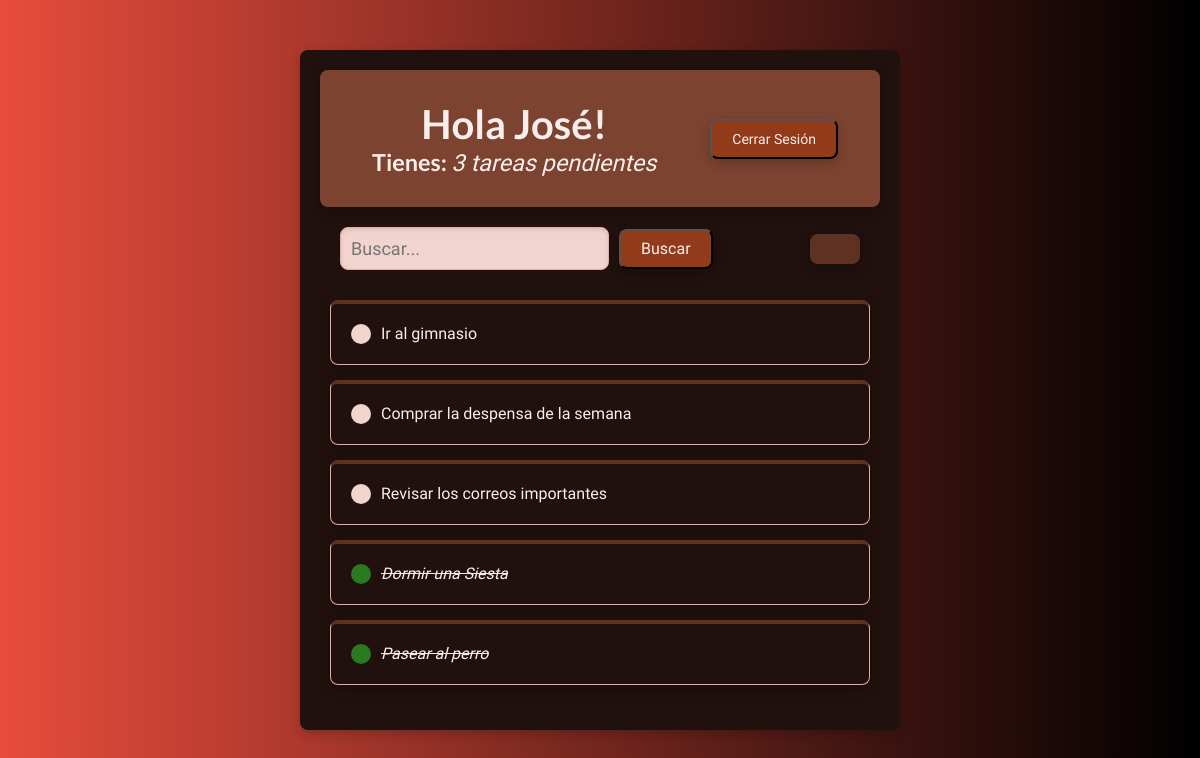
Screenshot of / (signed in) with the database file from the repository.
### todo/models.py (models this page shows)
class Tarea(models.Model):
    usuario = models.ForeignKey(User, on_delete=models.CASCADE, null=True, blank=True)
    titulo = models.CharField(max_length=200)
    descripcion = models.TextField(null=True, blank=True)
    completada = models.BooleanField(default=False)
    fecha_creacion = models.DateTimeField(auto_now_add=True)
    def __str__(self):
        return self.titulo
    class Meta:
        ordering = ['completada']

### todo/views.py (the view)
# urls.py: path('', ListarTareas.as_view(), name='lista_pendientes'),
class ListarTareas(LoginRequiredMixin, ListView):
    model = Tarea
    context_object_name = 'tareas'
    def get_context_data(self, **kwargs):
        context = super().get_context_data(**kwargs)
        context['tareas'] = context['tareas'].filter(usuario=self.request.user)
        context['count'] = context['tareas'].filter(completada=False).count()
        valor_buscado = self.request.GET.get('area-busqueda') or ''
        if valor_buscado:
            context['tareas'] = context['tareas'].filter(titulo__icontains=valor_buscado)
        context['valor_buscado'] = valor_buscado
        return context

### todo/templates/todo/tarea_list.html (shortened to what this page needs)
{% extends 'todo/principal.html' %}
{% block content %}
    <div class="barra-superior">
        <div class="saludo-usuario">
            <h1>Hola {{request.user|title}}!</h1>
            <h3>Tienes: <i>{{count}} tarea{{count|pluralize}} pendiente{{count|pluralize}}</i></h3>
        </div>
        {% if request.user.is_authenticated %}
            <form method="post" action="{% url 'logout' %}" style="display: inline;">
                <button class="btn-barra-superior" type="submit">Cerrar Sesión</button>
            </form>
        {% else %}
            <a href="{% url 'login' %}">Ingresar</a>
        {% endif %}
    </div>
    <div id="envoltorio-agregar-buscar">
        <form class="form-buscar" method="get" action="">
            <input class="inp-buscar" type="text" name="area-busqueda" placeholder="Buscar..." value="{{ valor_buscado }}">
            <button class="btn-general" type="submit">Buscar</button>
        </form>
        <a id="enlace-agregar" href="{% url 'crear_tarea' %}"></a>
    </div>
    <div class="items-tareas">
        {% for tarea in tareas %}
            <div class="envoltorio-tarea">
                {% if tarea.completada %}
                    <div class="titulo-tarea">
                        <div class="icono-tarea-completa"></div>
                        <i><s><a href="{% url 'actualizar_tarea' tarea.id %}">{{tarea}}</a></s></i>
                    </div>
                {% else %}
                    <div class="titulo-tarea">
                        <div class="icono-tarea-incompleta"></div>
                        <a href="{% url 'actualizar_tarea' tarea.id %}">{{tarea}}</a>
                    </div>
                {% endif %}
            </div>
        {% empty %}
            <p>No hay tareas para mostrar.</p>
        {% endfor %}
    </div>
{% endblock content %}

### todo/static/todo/css/styles.css (style rules this page uses)
:root { --color-primary: #5e3123; --color-primary-dark: #9d5640; --color-secondary: #e28266; --color-success: #297A21; --color-error: #E53935; --color-warning: #FFC107; --color-info: #03A9F4; --color-text-main: #faeeec; --color-text-secondary: #f2d4ce; --color-card-bg: #20100e; --color-border: #e8aa9c; --font-main: 'Abel', sans-serif; --font-alt: 'Lato', sans-serif; --radius: 8px; --shadow: 0 4px 12px rgba(0, 0, 0, 0.2); }
* { margin: 0; padding: 0; box-sizing: border-box; font-family: var(--font-main); font-weight: 300; }
html { font-size: 16px; }
body { background: #000000; background: -webkit-linear-gradient(to right, #e74c3c, #000000); background: linear-gradient(to right, #e74c3c, #000000); padding-top: 50px; }
h1, h2, h3, h4, h5, h6 { font-family: var(--font-alt); font-weight: 600; text-align: center; color: var(--color-text-main); }
a { color: #e28266; text-decoration: none; }
.barra-superior { display: flex; align-items: center; justify-content: space-around; color: var(--color-text-main); padding: 20px; background-color: #7c4331; border-radius: var(--radius); box-shadow: var(--shadow); }
.saludo-usuario { display: flex; flex-direction: column; align-items: center; justify-content: center; text-align: center; font-size: 20px; padding: 10px; }
.items-tareas { padding: 10px; }
.envoltorio-tarea { display: flex; justify-content: space-between; align-items: center; padding: 20px; background-color: var(--color-card-bg); border: 1px solid var(--color-border); border-radius: var(--radius); box-shadow: var(--shadow); border-top: 4px solid var(--color-primary); margin-bottom: 15px; }
.titulo-tarea { display: flex; color: var(--color-text-main); }
.titulo-tarea a { color: var(--color-text-main); margin-left: 10px; }
.icono-tarea-completa { background-color: var(--color-success); height: 20px; width: 20px; cursor: pointer; transition: color 0.3s ease; border-radius: 50%; }
.icono-tarea-incompleta { background-color: var(--color-text-secondary); height: 20px; width: 20px; cursor: pointer; transition: color 0.3s ease; border-radius: 50%; }
.btn-general { height: 40px; display: flex; align-items: center; justify-content: center; background-color: #923b1b; color: var(--color-text-main); padding: 10px 20px; border-radius: var(--radius); text-decoration: none; font-weight: 400; font-size: 16px; box-shadow: var(--shadow); transition: background-color 0.3s ease; }
.btn-barra-superior { height: 40px; display: flex; align-items: center; justify-content: center; background-color: #923b1b; color: var(--color-text-main); padding: 10px 20px; border-radius: var(--radius); text-decoration: none; font-weight: 400; font-size: 14px; box-shadow: var(--shadow); transition: background-color 0.3s ease; }
#envoltorio-agregar-buscar { display: flex; justify-content: space-between; align-items: center; padding: 20px; }
#enlace-agregar { background-color: var(--color-primary); color: var(--color-text-main); padding: 15px 25px; border-radius: var(--radius); text-decoration: none; box-shadow: var(--shadow); transition: background-color 0.3s ease; }
.form-buscar { display: flex; align-items: center; gap: 0; }
input[type="text"], input[type="password"], textarea { width: 100%; margin-right: 10px; padding: 10px; border: 1px solid var(--color-border); border-radius: var(--radius); background-color: #f2d4ce; color: #2B2B2B; box-shadow: inset 0 2px 4px rgba(0, 0, 0, 0.1); font-size: 18px; }

### rows the page displays
Tarea: titulo "Ir al gimnasio"
Tarea: titulo "Comprar la despensa de la semana"
Tarea: titulo "Revisar los correos importantes"
Tarea: titulo "Dormir una Siesta"
Tarea: titulo "Pasear al perro"

### other values shown
{{ request.user|title }} "José"
{{ count }} "3"
